Frame 1 (no input): blank canvas, image omitted
Frame 60 (no input): blank canvas, image omitted
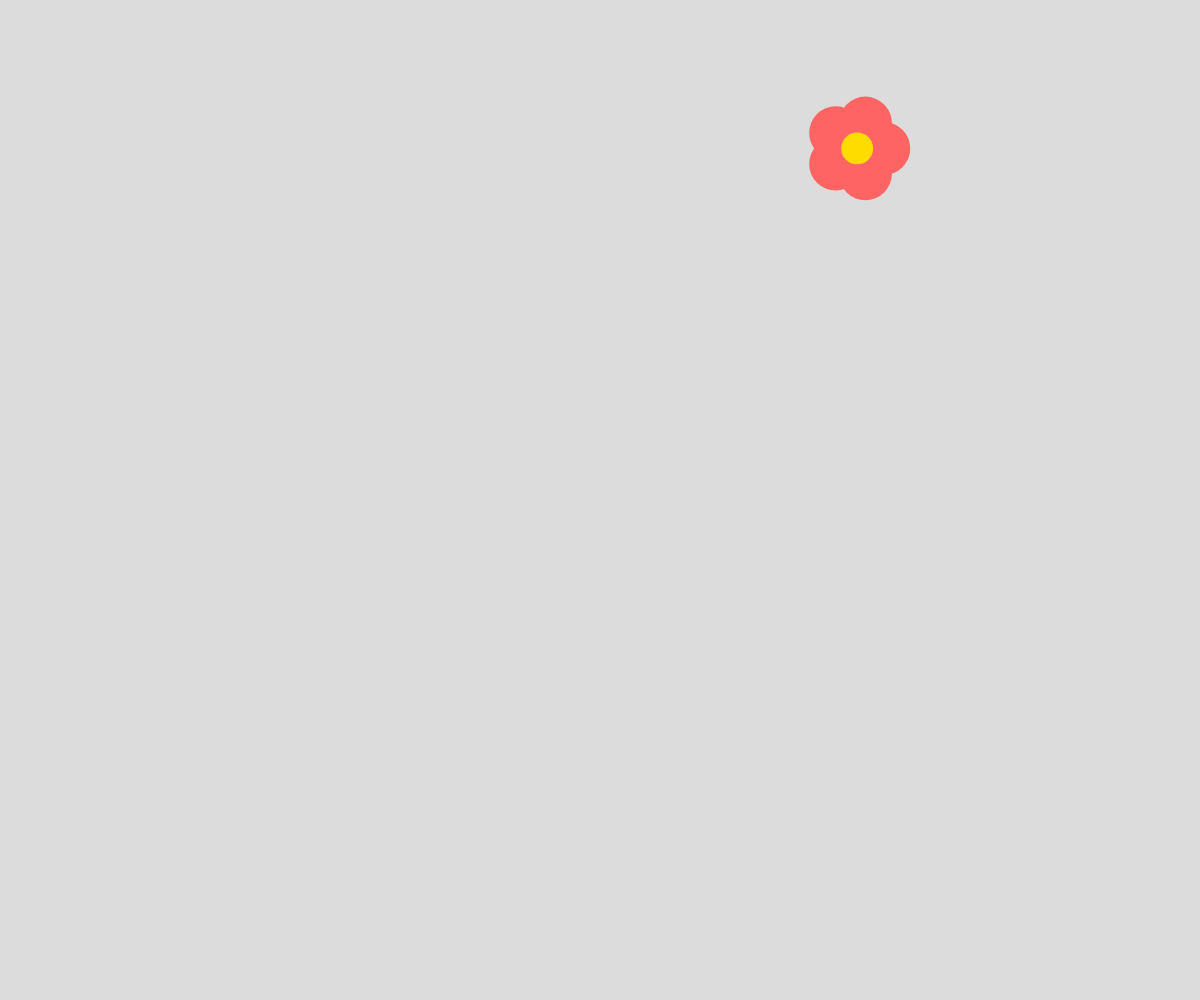
Frame 120 (the mouse pressed at the canvas centre since frame 60)

The p5.js sketch whose frames 1 and 60 were blank and that drew this single picture after the mouse press (run headless with seeded random() and noise() and a simulated clock; from frame 60 on, the mouse is pressed at the canvas centre):

// p5.js sketch
// ── sketch.js
let flowers = [];
function setup() {
  createCanvas(innerWidth, innerHeight);
  angleMode(DEGREES);
}

function draw() {
  background(220);
  for(let i =0;i<flowers.length;i++) {
    flowers[i].checkMousePosition(mouseX, mouseY);
    for(let j = 0;j<flowers.length;j++) {
      if(i!=j) {
        flowers[i].checkCollision(flowers[j]);
      }
    }
    flowers[i].moveFlower();
    flowers[i].drawFlower();
  }
}

function mousePressed() {
  let tempFlower = new Flower(mouseX, mouseY, random(-10,10), random(-10,10));
  flowers.push(tempFlower);
}

// ── flower.js
class Flower {
  constructor(x,y,xSpeed, ySpeed) {
    this.x = x;
    this.y = y;
    this.xSpeed = xSpeed;
    this.ySpeed = ySpeed;
    this.size = 50;
    this.selected = false;
    this.noiseOffset = random(1000);
    this.growOffset = random(2000);
  }
  drawFlower() {
    push();
    translate(this.x, this.y);

    //Grow
    if(this.size<200){
        this.size *= 1.001;
    }
    
    fill(255, 100, 100);

    //Sway when near mouse pointer
    if (this.selected) {
       let angle = map(noise(this.noiseOffset + frameCount * 0.01), 0, 1, -90, 90);
        rotate(angle);
    }
    noStroke();

    let petalLength = this.size;
    let petalWidth = this.size;

    for (let i = 0; i < 5; i++) {
        let a = (360 / 5) * i;
        let px = cos(a) * (this.size / 2);
        let py = sin(a) * (this.size / 2);
        ellipse(px, py, petalLength, petalWidth);
    }

    fill(255, 220, 0); 
    ellipse(0, 0, this.size * 0.6);

    pop(); 
  }
  moveFlower() {
    this.x += this.xSpeed;
    this.y += this.ySpeed;
    if(this.y>height || this.y<0) {
      this.ySpeed = -this.ySpeed;
    }
    if(this.x>width || this.x<0) {
      this.xSpeed = -this.xSpeed;
    }
  }
  checkMousePosition(mX, mY) {
    let distance = dist(mX, mY, this.x, this.y);
    if(distance < this.size*3){
      this.selected = true;
    } else {
      this.selected = false;
    }
  }

  checkCollision(otherFlower) {
    let distance = dist(this.x, this.y,otherFlower.x, otherFlower.y);
    if(distance < this.size/2 +otherFlower.size/2) {
      this.xSpeed = -this.xSpeed;
      this.ySpeed = -this.ySpeed;
    }
  }

}
